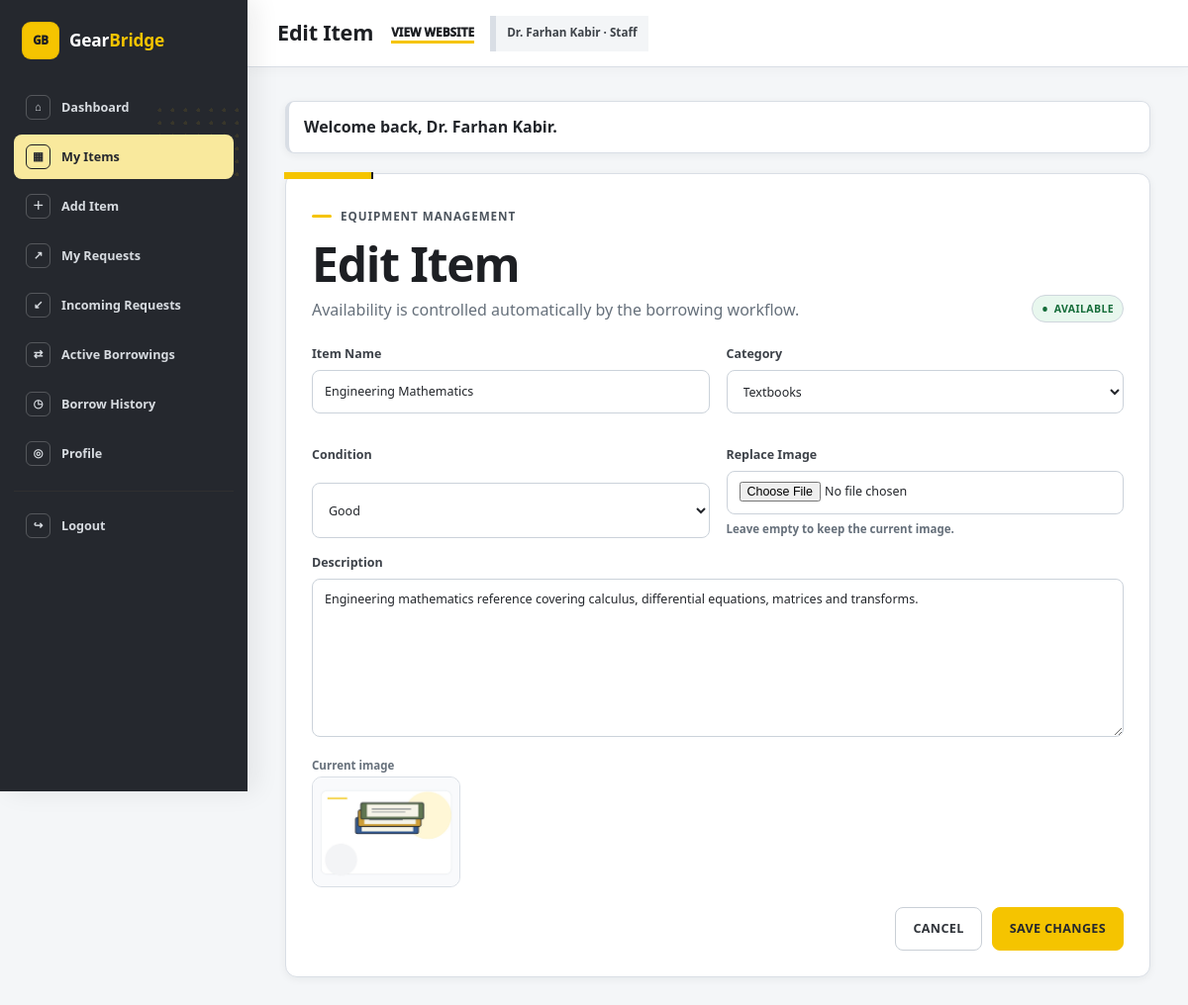
/dashboard/edit-item.php?id=22 (signed in), run on the app's committed database.
### tables this page shows
CREATE TABLE IF NOT EXISTS items (
    id INT UNSIGNED AUTO_INCREMENT PRIMARY KEY,
    owner_id INT UNSIGNED NOT NULL,
    category_id INT UNSIGNED NOT NULL,
    title VARCHAR(150) NOT NULL,
    description TEXT NOT NULL,
    condition_status ENUM('excellent', 'good', 'fair') NOT NULL,
    image_path VARCHAR(255) NULL,
    availability_status ENUM('available', 'borrowed') NOT NULL DEFAULT 'available',
    created_at TIMESTAMP NOT NULL DEFAULT CURRENT_TIMESTAMP,
    updated_at TIMESTAMP NOT NULL DEFAULT CURRENT_TIMESTAMP ON UPDATE CURRENT_TIMESTAMP,
    deleted_at TIMESTAMP NULL DEFAULT NULL,
    CONSTRAINT fk_items_owner FOREIGN KEY (owner_id) REFERENCES users(id) ON DELETE RESTRICT ON UPDATE CASCADE,
    CONSTRAINT fk_items_category FOREIGN KEY (category_id) REFERENCES categories(id) ON DELETE RESTRICT ON UPDATE CASCADE,
    INDEX idx_items_owner (owner_id),
    INDEX idx_items_category (category_id),
    INDEX idx_items_availability (availability_status),
    INDEX idx_items_deleted (deleted_at),
    INDEX idx_items_browse (deleted_at, availability_status, created_at)
);

CREATE TABLE IF NOT EXISTS categories (
    id INT UNSIGNED AUTO_INCREMENT PRIMARY KEY,
    name VARCHAR(80) NOT NULL UNIQUE,
    created_at TIMESTAMP NOT NULL DEFAULT CURRENT_TIMESTAMP
);

### includes/functions.php (called while the page is built, shortened)
<?php
function e(mixed $value): string
{
    return htmlspecialchars((string) ($value ?? ''), ENT_QUOTES | ENT_SUBSTITUTE, 'UTF-8');
}
function url(string $path = ''): string
{
    $path = ltrim($path, '/');
    return rtrim(BASE_URL, '/') . ($path === '' ? '' : '/' . $path);
}
function status_label(string $status): string
{
    return match ($status) {
        'available' => 'Available',
        'borrowed' => 'Borrowed',
        'pending' => 'Pending',
        'approved' => 'Approved',
        'rejected' => 'Rejected',
        'cancelled' => 'Cancelled',
        'returned' => 'Returned',
        default => ucfirst(str_replace('_', ' ', $status)),
    };
}
function status_class(string $status): string
{
    return match ($status) {
        'available', 'returned' => 'status-success',
        'pending' => 'status-warning',
        'approved', 'borrowed' => 'status-info',
        'rejected' => 'status-danger',
        'cancelled' => 'status-muted',
        default => '',
    };
}

### dashboard/edit-item.php (the view, shortened to what this page needs)
<?php
$itemId = positive_int($_GET['id'] ?? null);
$item = null;
$categories = [];
try {
    $pdo = db();
    $stmt = $pdo->prepare(
        'SELECT * FROM items WHERE id = :id AND owner_id = :owner_id AND deleted_at IS NULL LIMIT 1'
    );
    $stmt->execute(['id' => $itemId, 'owner_id' => current_user_id()]);
    $item = $stmt->fetch();
    $categories = $pdo->query('SELECT id, name FROM categories ORDER BY name')->fetchAll();
} catch (Throwable $e) {
    set_flash('error', 'The item could not be loaded.');
    redirect('dashboard/my-items.php');
}
require __DIR__ . '/../components/dashboard-header.php';
?>
<section class="dashboard-panel form-panel">
    <div class="dashboard-panel-heading">
        <div>
            <p class="eyebrow">Equipment management</p>
            <h1>Edit Item</h1>
            <p class="panel-copy">Availability is controlled automatically by the borrowing workflow.</p>
        </div>
        <span class="status-badge <?= e(status_class((string) $item['availability_status'])) ?>"><?= e(status_label((string) $item['availability_status'])) ?></span>
    </div>
    <form action="<?= e(url('actions/items/update.php')) ?>" method="post" enctype="multipart/form-data">
        <div class="form-grid two-col">
            <label for="title">Item Name
                <input id="title" name="title" maxlength="150" required value="<?= e($item['title']) ?>">
            </label>
            <label for="category_id">Category
                <select id="category_id" name="category_id" required>
                    <?php foreach ($categories as $category): ?>
                        <option value="<?= (int) $category['id'] ?>" <?= ((int) $item['category_id'] === (int) $category['id']) ? 'selected' : '' ?>><?= e($category['name']) ?></option>
                    <?php endforeach; ?>
                </select>
            </label>
            <label for="condition_status">Condition
                <select id="condition_status" name="condition_status" required>
                    <?php foreach (['excellent' => 'Excellent', 'good' => 'Good', 'fair' => 'Fair'] as $value => $label): ?>
                        <option value="<?= e($value) ?>" <?= ((string) $item['condition_status'] === $value) ? 'selected' : '' ?>><?= e($label) ?></option>
                    <?php endforeach; ?>
                </select>
            </label>
            <label for="image">Replace Image
                <input id="image" name="image" type="file" accept="image/jpeg,image/png,image/webp" data-image-input>
                <span class="field-hint">Leave empty to keep the current image.</span>
            </label>
        </div>
        <label for="description">Description
            <textarea id="description" name="description" rows="7" maxlength="5000" required><?= e($item['description']) ?></textarea>
        </label>
        <div class="edit-image-row">
            <div>
                <span class="field-hint">Current image</span>
                <?php $currentImage = $item['image_path'] ? url((string) $item['image_path']) : url('assets/images/items/default-item.jpg'); ?>
                <img class="image-preview" src="<?= e($currentImage) ?>" alt="Current item image">
            </div>
        </div>
        <div class="form-actions">
            <a class="button button-secondary" href="<?= e(url('dashboard/my-items.php')) ?>">Cancel</a>
            <button class="button" type="submit">Save Changes</button>
        </div>
    </form>
</section>
<?php require __DIR__ . '/../components/dashboard-footer.php'; ?>

### assets/css/main.css (style rules this page uses)
:root { --yellow: #ffc400; --yellow-bright: #ffd21a; --yellow-soft: #fff3b3; --black: #070707; --charcoal: #151515; --charcoal-2: #222222; --white: #ffffff; --off-white: #f7f6f1; --surface: #f2f1eb; --text: #202020; --muted: #66635c; --border: #dedbd1; --border-dark: #2a2a2a; --success: #1f8f4e; --success-soft: #e8f7ee; --warning: #a26a00; --warning-soft: #fff2c2; --danger: #c83434; --danger-soft: #fdeaea; --info: #2f5e8f; --info-soft: #e9f1fa; --radius-sm: 8px; --radius: 14px; --radius-lg: 24px; --shadow-sm: 0 8px 18px rgba(0,0,0,.06); --shadow: 0 16px 36px rgba(0,0,0,.10); --shadow-lg: 0 28px 64px rgba(0,0,0,.18); --transition: 180ms ease; --display-font: Impact, Haettenschweiler, "Arial Narrow Bold", "Arial Narrow", sans-serif; --body-font: "Segoe UI", Arial, Helvetica, sans-serif; }
* { box-sizing: border-box; }
html { scroll-behavior: smooth; background: var(--off-white); }
body { margin: 0; min-height: 100vh; font-family: var(--body-font); color: var(--text); background: var(--off-white); line-height: 1.62; -webkit-font-smoothing: antialiased; }
a { color: inherit; }
img { display: block; max-width: 100%; }
button, input, select, textarea { font: inherit; }
button { touch-action: manipulation; }
h1, h2, h3 { margin-top: 0; color: var(--black); line-height: 1.04; }
h1, h2 { font-family: var(--display-font); text-transform: uppercase; font-weight: 900; letter-spacing: .01em; }
h1 { font-size: clamp(2.8rem, 6vw, 5.6rem); margin-bottom: 22px; }
p { margin-top: 0; }
.eyebrow { display: inline-flex; align-items: center; gap: 9px; margin: 0 0 11px; text-transform: uppercase; letter-spacing: .12em; font-size: .75rem; font-weight: 900; color: var(--black); }
.eyebrow::before { content: ""; width: 24px; height: 4px; background: var(--yellow); box-shadow: 8px 0 0 var(--black); }
.button { --btn-bg: var(--black); --btn-color: var(--white); --btn-border: var(--black); position: relative; display: inline-flex; align-items: center; justify-content: center; gap: 9px; min-height: 46px; border: 2px solid var(--btn-border); border-radius: 7px; background: var(--btn-bg); color: var(--btn-color); padding: 11px 19px; text-decoration: none; text-transform: uppercase; font-weight: 950; font-size: .82rem; letter-spacing: .045em; line-height: 1.1; cursor: pointer; box-shadow: 4px 4px 0 rgba(255,196,0,.34); transition: transform var(--transition), background var(--transition), color var(--transition), box-shadow var(--transition); }
.button-secondary { --btn-bg: transparent; --btn-color: var(--black); --btn-border: var(--black); box-shadow: none; }
.status-badge { width: fit-content; display: inline-flex; align-items: center; gap: 6px; padding: 5px 9px; border: 1px solid var(--black); border-radius: 4px; background: var(--off-white); color: var(--black); font-size: .69rem; font-weight: 950; text-transform: uppercase; letter-spacing: .035em; }
.status-badge::before { content: "•"; font-size: 1rem; line-height: .5; }
.status-success { background: var(--success-soft); color: #146c39; }
label { display: grid; gap: 7px; margin-bottom: 17px; color: var(--black); font-size: .79rem; text-transform: uppercase; letter-spacing: .035em; font-weight: 900; }
input, select, textarea { width: 100%; min-height: 46px; border: 2px solid var(--black); border-radius: 5px; background: var(--white); color: var(--text); padding: 10px 12px; outline: 0; text-transform: none; letter-spacing: 0; font-weight: 500; }
textarea { min-height: 130px; resize: vertical; }
.field-hint, .label-optional { color: var(--muted); font-size: .72rem; text-transform: none; letter-spacing: 0; font-weight: 550; }
.form-grid { display: grid; gap: 17px; }
.form-grid.two-col { grid-template-columns: repeat(2, minmax(0, 1fr)); }
.form-actions, .action-row, .request-actions { display: flex; gap: 10px; flex-wrap: wrap; align-items: center; }
.form-actions { justify-content: flex-end; margin-top: 20px; }

### data on the page
items: availability_status "AVAILABLE", title "Engineering Mathematics", category_id "Textbooks", condition_status "Good", description "Engineering mathematics reference covering calculus, differential equations, matrices and transforms.", image_path (picture)

### other printed values
$icon "⌂"
$label "Dashboard"
$icon "▦"
$label "My Items"
$icon "＋"
$label "Add Item"
$icon "↗"
$label "My Requests"
$icon "↙"
$label "Incoming Requests"
$icon "⇄"
$label "Active Borrowings"
$icon "◷"
$label "Borrow History"
$icon "◎"
